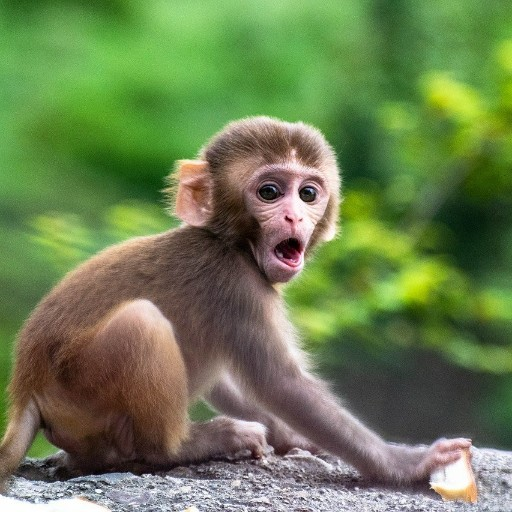
#> input picture images/test_512.jpg, 512 x 512 px
$ python realization.py
#> lines starting #> are read from the running program, lines starting #| are printed output that depends on the picture
### iz/iz2/laplassian.py
import cv2
import numpy as np
import utils


def laplassian_method(path, standard_deviation, kernel_size, bound):
#> called with path = '../../images/test_512.jpg', standard_deviation = 100, kernel_size = 3, bound = 0.16
    img = cv2.imread(path, cv2.IMREAD_GRAYSCALE)
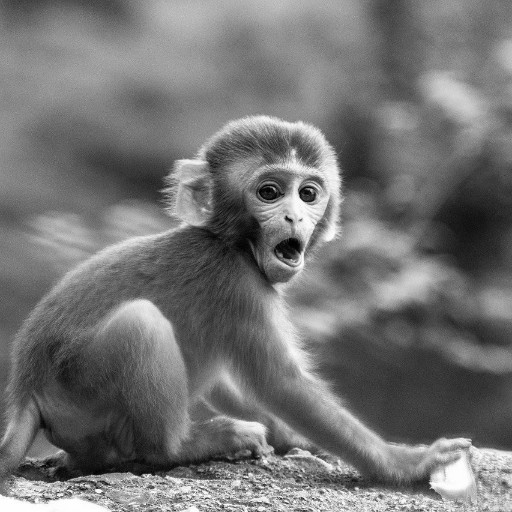
#> img: shape (512, 512); min 0, max 255, mean 115.7
    # imgBlur_CV2 = cv2.GaussianBlur(img, (kernel_size, kernel_size), standard_deviation)

    laplas_filter = [[-1, -1, -1],
                     [-1, 8, -1],
                     [-1, -1, -1]]

    # laplas_filter = [[0, 1, 0], [1, -4, 1], [0, 1, 0]]
    laplassian_img = utils.convolution(img, laplas_filter)
#> after the loop in convolution, `for i in range(x_start, len(matr) - x_start):`:
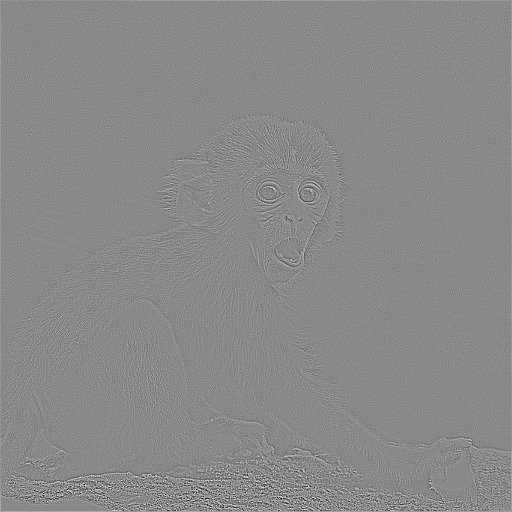
#> matr: shape (512, 512) float64; min -1024, max 889, mean 1.1; drawn with min black and max white
    laplassian_img = np.absolute(laplassian_img)  # получаем абсолютные значения
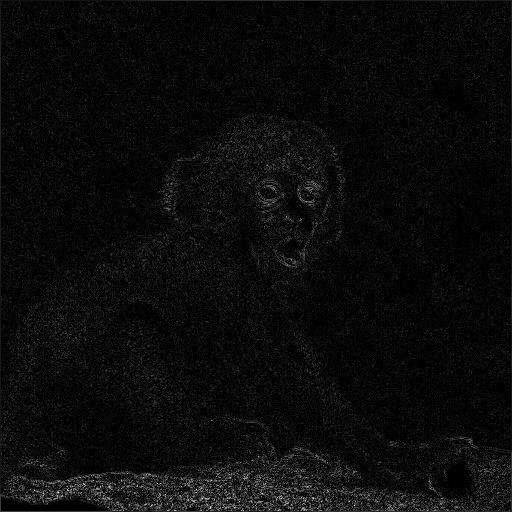
#> laplassian_img: shape (512, 512) float64; min 0, max 1024, mean 49.7; drawn with min black and max white
    max_diff = np.max(laplassian_img)
#> max_diff = 1024
    # print(max_diff)
    laplassian_img /= max_diff  # нормируем

    img_border = np.zeros(img.shape)
    for i in range(img.shape[0]):
        for j in range(img.shape[1]):
            if laplassian_img[i][j] >= bound:
                img_border[i][j] = 255
            else:
                img_border[i][j] = 0
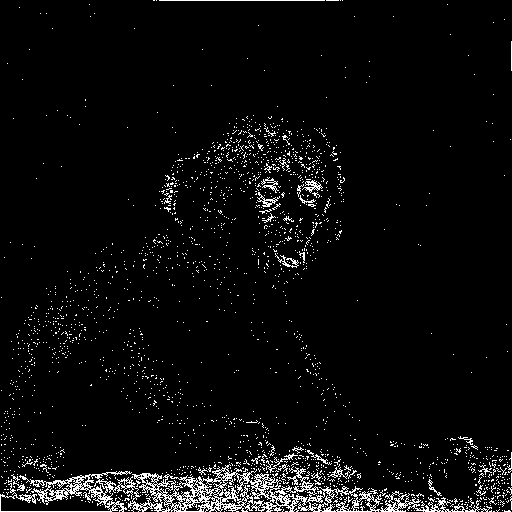
#> img_border: shape (512, 512) float64; 4.6% white in thin lines or dots

    cv2.imwrite(f'images/output/laplas_dev{standard_deviation}_ker{kernel_size}_bound-{bound}.jpg', img_border)

### iz/iz2/utils.py
import numpy as np

# реализация операции свёртки
def convolution(img, kernel):
    kernel_size = len(kernel)
    # начальные координаты для итераций по пикселям
    x_start = kernel_size // 2
    y_start = kernel_size // 2
    # переопределение матрицы изображения для работы с каждым внутренним пикселем
    matr = np.zeros(img.shape)
    for i in range(img.shape[0]):
        for j in range(img.shape[1]):
            matr[i][j] = img[i][j]

    for i in range(x_start, len(matr) - x_start):
        for j in range(y_start, len(matr[i]) - y_start):
            # операция свёртки - каждый пиксель умножается на соответствующий элемент ядра свертки, а затем все произведения суммируются
            val = 0
            for k in range(-(kernel_size // 2), kernel_size // 2 + 1):
                for l in range(-(kernel_size // 2), kernel_size // 2 + 1):
                    val += img[i + k][j + l] * kernel[k + (kernel_size // 2)][l + (kernel_size // 2)]
            matr[i][j] = val
    return matr

# нахождение округления угла между вектором градиента и осью Х
# [54 lines left out: functions get_angle_number, get_offset, not called in this run]

### iz/iz2/realization.py

import canny
import laplassian


# canny.method_canny('../../images/test_512.jpg', 10, 3, 0.2, 0.4, 'sobel')
# canny.method_canny('../../images/test_512.jpg', 20, 3, 0.1,0.8, 'previtta')
laplassian.laplassian_method('../../images/test_512.jpg', 100, 3, 0.16)
